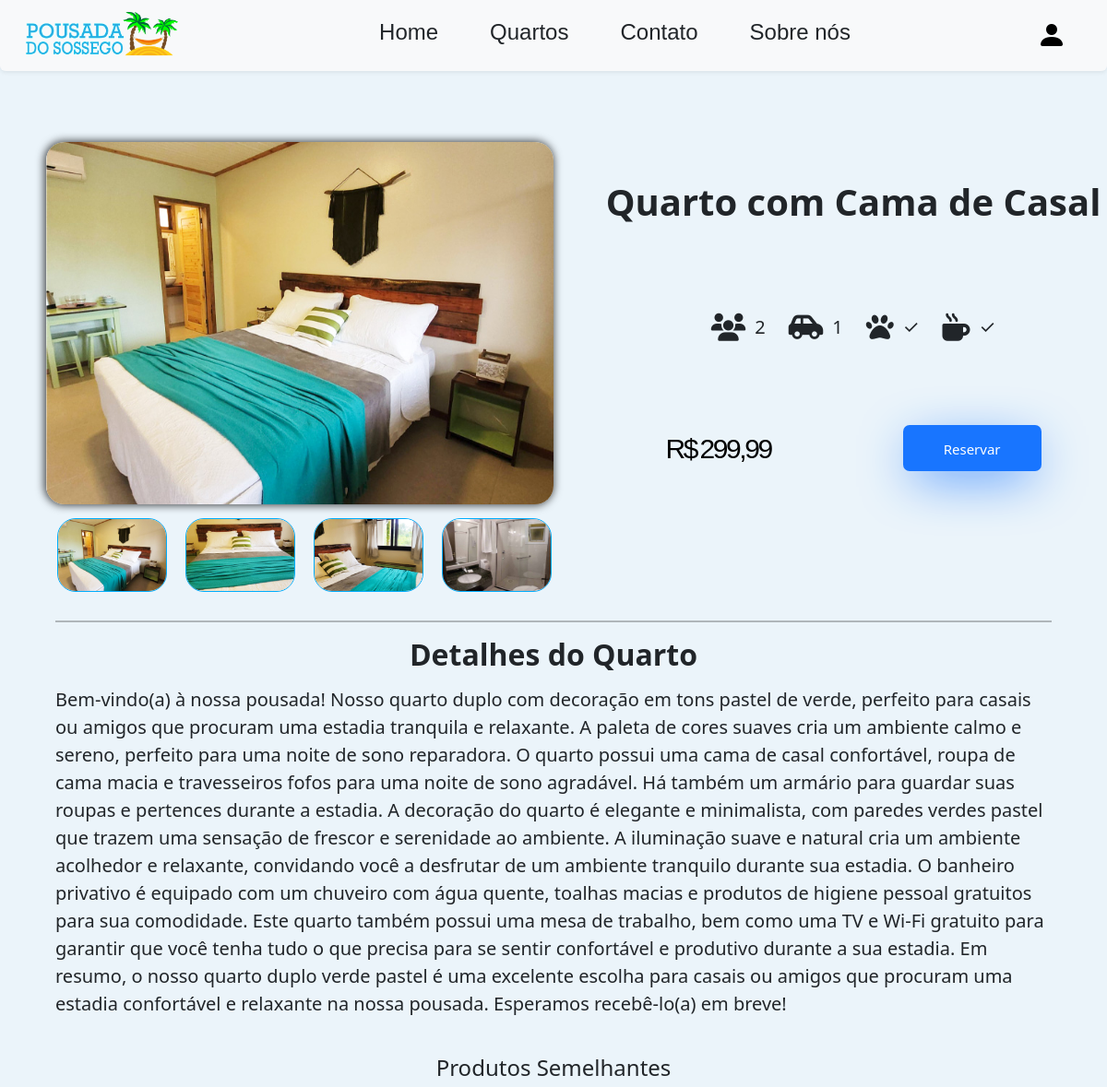
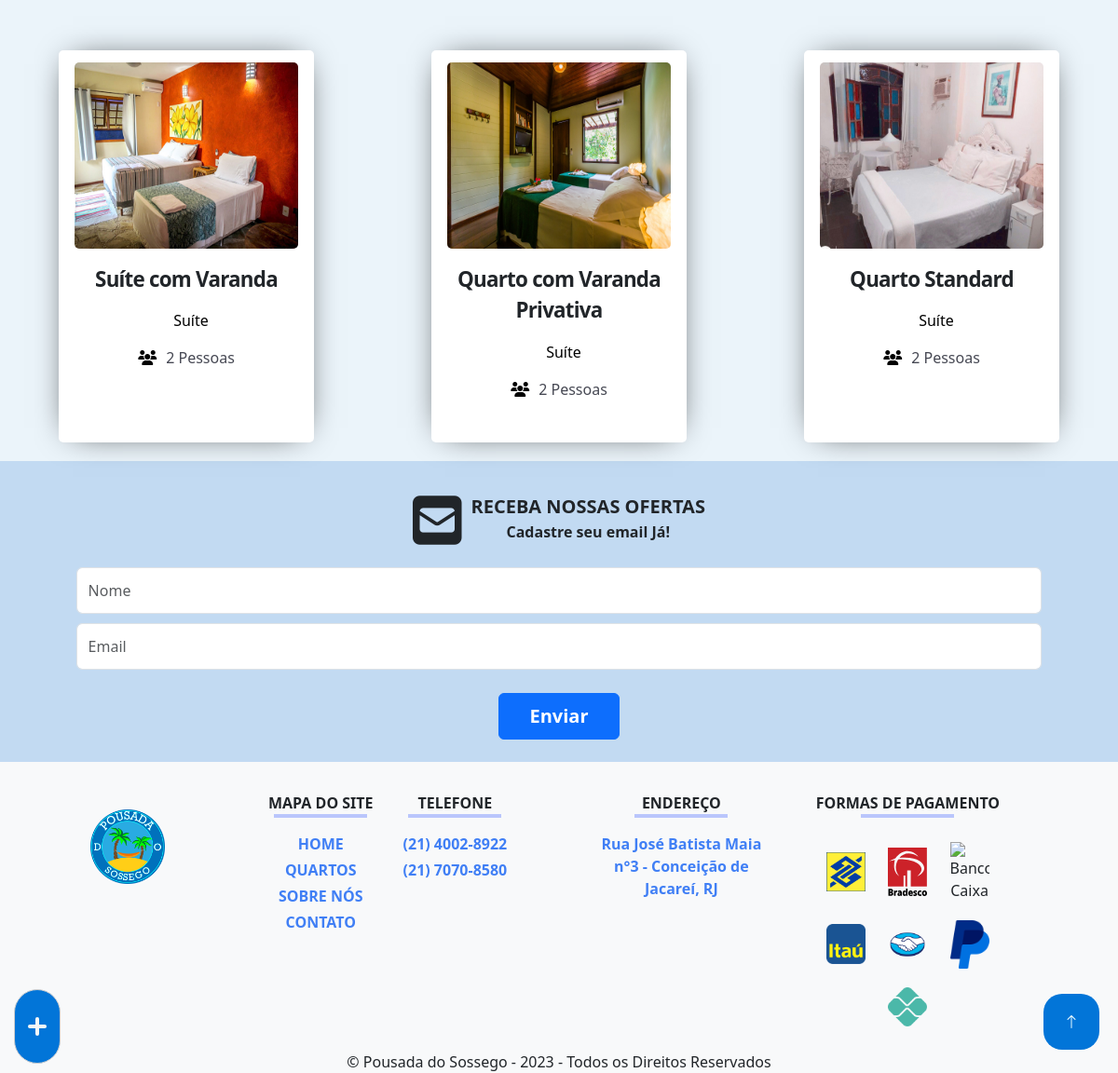
The page /details/index.php?ID=3 on the database its author committed (2 pictures, top to bottom).
### tables this page shows
CREATE TABLE IF NOT EXISTS `imagens` (
  `ID` INT(11) NOT NULL AUTO_INCREMENT,
  `IMAGEM_CAMINHO_1` VARCHAR(100) NOT NULL,
  `IMAGEM_CAMINHO_2` VARCHAR(100) NOT NULL,
  `quartos_ID` INT(11) NOT NULL,
  PRIMARY KEY (`ID`),
  INDEX `fk_imagens_quartos_idx` (`quartos_ID` ASC),
  CONSTRAINT `fk_imagens_quartos`
    FOREIGN KEY (`quartos_ID`)
    REFERENCES `quartos` (`ID`)
    ON DELETE NO ACTION
    ON UPDATE NO ACTION);

CREATE TABLE IF NOT EXISTS `quartos` (
  `ID` INT(11) NOT NULL AUTO_INCREMENT,
  `QUARTO` VARCHAR(45) NOT NULL,
  `DESCRICAO` TEXT NOT NULL,
  `PRECO_DIARIA` DOUBLE(6,2) NOT NULL,
  `QTDE_PESSOAS` INT(11) NOT NULL,
  `DESTAQUE` BIT(1) NOT NULL,
  `ARQUIVAR_EM` DATETIME NULL DEFAULT NULL,
  `status_ID` INT(11) NOT NULL,
  `tipos_ID` INT(11) NOT NULL,
  PRIMARY KEY (`ID`),
  INDEX `fk_quartos_status1_idx` (`status_ID` ASC),
  INDEX `fk_quartos_tipos1_idx` (`tipos_ID` ASC),
  CONSTRAINT `fk_quartos_status1`
    FOREIGN KEY (`status_ID`)
    REFERENCES `status` (`ID`)
    ON DELETE NO ACTION
    ON UPDATE NO ACTION,
  CONSTRAINT `fk_quartos_tipos1`
    FOREIGN KEY (`tipos_ID`)
    REFERENCES `tipos` (`ID`)
    ON DELETE NO ACTION
    ON UPDATE NO ACTION);

CREATE TABLE IF NOT EXISTS `tipos` (
  `ID` INT(11) NOT NULL AUTO_INCREMENT,
  `TIPO` VARCHAR(45) NOT NULL,
  PRIMARY KEY (`ID`));

### details/detalhe.php (the view, shortened to what this page needs)
<?php
include '../date/limitarData.php';
$listaIMG = $connect->query("SELECT * FROM imagens WHERE quartos_ID = $id;");
$linhaIMG = $listaIMG->fetch_assoc();
$listaIMGres = $connect->query("SELECT * FROM imagens WHERE quartos_ID = $id;");
?>
<!DOCTYPE html>
<html lang="pt_BR" id="subir">
<head>
</head>
<body style="background-color: #ebf4fa;" ng-app="meuApp" ng-controller="Controlador">
    <main>
        <div id="geral_del" class="flex-sa" style="margin-top: 130px;">
            <span id="img_principal">
                <img src="<?php echo $linha['IMAGEM_CAMINHO_2'] ?>" class="imagem-grande">
            </span>
            <div class="text-detail">
                <p id="titulo" class="text-center"><?php echo $linha['QUARTO']; ?></p>
                <div class="text-center icones_detalhes" style="font-size: 30px; margin-top: 20px; margin-bottom: 20px;">
                    <div class="icones_detalhes text-center" style="margin-right: 25px;">
                        <i class="fa-solid fa-users"></i>
                        <span class="texto_del"><?php echo $linha['QTDE_PESSOAS']; ?></span>
                    </div>
                    <div class="icones_detalhes text-center" style="margin-right: 25px;">
                        <i class="fa-solid fa-car-side"></i>
                        <span class="texto_del">1</span>
                    </div>
                    <div class="icones_detalhes text-center" style="margin-right: 25px;">
                        <i class="fa-solid fa-paw"></i>
                        <span class="texto_del">✓</span>
                    </div>
                    <div class="icones_detalhes text-center">
                        <i class="fa-solid fa-mug-hot"></i>
                        <span class="texto_del">✓</span>
                    </div>
                </div>
                <span style="display: flex;justify-content: space-around; width: 60%; align-items: center;" class="flex-wrap">
                    <p class="preco"> R$&nbsp;<?php echo str_replace('.', ',', $linha['PRECO_DIARIA']); ?></p>
                    <a class="botao_del" style="max-height: 50px;" data-bs-toggle="modal" href="#exampleModalToggle" role="button" style="vertical-align:middle">
                        <span>
                            Reservar
                        </span>
                    </a>
                </span>
            </div>
        </div>
        <div class="flex">
            <div id="sub-normal" class="sub-imgs">
                <?php do { ?>
                    <img src="<?php echo $linhaIMG['IMAGEM_CAMINHO_2'] ?>" class="imagem-pequena">
                <?php } while ($linhaIMG = $listaIMG->fetch_assoc()); ?>
            </div>
        </div>
        <div class="desc_del">
            <hr class="linha_del">
            <h2 class="text-center" style="font-weight: bold; margin-bottom:15px;">
                Detalhes do Quarto
            </h2>
            <p><?php echo $linha['DESCRICAO']; ?></p>
        </div>
    </main>
</body>
</html>

### details/destaqueDetalhe.php (shortened to what this page needs)
<?php
include '../connection/connect.php';
$id = $_GET['ID'];
$lista = $connect->query("SELECT quartos.ID, quartos.QUARTO, quartos.DESCRICAO, quartos.destaque, quartos.QTDE_PESSOAS, MAX(imagens.IMAGEM_CAMINHO_2) AS IMAGEM_CAMINHO, quartos.tipos_ID, tipos.tipo
FROM quartos
INNER JOIN imagens ON quartos.id = imagens.quartos_ID
INNER JOIN tipos ON quartos.tipos_ID = tipos.id
WHERE qtde_PESSOAS LIKE '%" . $linha['QTDE_PESSOAS'] . "%'
AND quartos.ID != " . $id . "
GROUP BY quartos.ID
LIMIT 3;");
$linha = $lista->fetch_assoc();
?>
<!DOCTYPE html>
<html lang="pt_BR">
<head>
</head>
<body>
    <div id="titulo_semelhante" class="text-center" style="margin: 40px auto;">
        <h4>Produtos Semelhantes</h4>
    </div>
    <div class="d-flex justify-content-around flex-wrap">
    <?php do{?>
        <div class="card_detalhe">
            <div class="icon">
                <div><img src="<?php echo $linha['IMAGEM_CAMINHO']?>" alt="" class="img-destaque" style="width: 240px !important; height: 200px !important;"></div>
            </div>
            <strong><?php echo $linha['QUARTO']?></strong>
            <div class="card__body">
            <p style="margin-left: 10px; color: black;"><?php echo $linha['tipo']?></p>
            <p><i class="fa-solid fa-users" style="color: black; margin-right: 10px"></i><?php echo $linha['QTDE_PESSOAS']?> Pessoas</p>
            </div>
        </div>
        <?php }while($linha = $lista->fetch_assoc())?>
    </div>
</body>
</html>

### css/style.css (style rules this page uses)
:root { --cor-backgroud: #f8f9fa; --cor-branca: #fff; --cor-cinza: #f5f5f5; --cor-cinza-escuro: #a0a0a0; --cor-grafite: #666464; --cor-preto: #000; --cor-azul-escuro: #0077ff; --cor-azul-escuro-opc: #0077ff9c; --cor-azul-ant: #6aadfa; --cor-azul-claro-ant: #a7e2fd; --cor-marrom: #AB8863; --cor-marrom-claro: #A1876B; --cor-marrom-mais-claro: #968672; --cor-marrom-menos-azulado: #818481; --cor-marrom-azulado: #6C8290; --cor-marrom-mais-azulado: #577F9E; --cor-azul-claro: #427DAD; --cor-azul: #2d7abb; --cor-azul-bootstrap: #0275D8; }
.flex { display: flex; }
.flex-sa { display: flex; justify-content: space-around; }
#img_principal { width: 50%; display: flex; justify-content: center; margin: 0 50px; }
.imagem-grande { height: 480px; border-radius: 20px; box-shadow: -1px 0px 10px 1px rgba(0,0,0,0.75); }
.icones_detalhes { display: flex; justify-content: center; align-items: center; width: 50%; }
.icones_detalhes i { margin-right: 10px; }
.icones_detalhes .texto_del { font-size: 20px; }
.text-detail { width: 50%; display: flex; flex-direction: column; justify-content: space-around; align-items: center; }
.text-detail p { font-size: 40px; margin: 0; }
#titulo { margin: 0; font-weight: bold; font-size: 40pt; }
.botao_del { display: inline-block; border-radius: 7px; border: none; background: #1875FF; color: white; font-family: inherit; text-align: center; font-size: 15px; box-shadow: 0px 14px 56px -11px #1875FF; width: 10em; padding: 1em; transition: all 0.4s; cursor: pointer; }
.botao_del span { cursor: pointer; display: inline-block; position: relative; transition: 0.4s; }
.botao_del span:after { content: 'agora!'; position: absolute; opacity: 0; top: 0; transition: 0.7s; }
.preco { font-family: "Arial Black", Gadget, sans-serif; font-size: 30px; letter-spacing: -2.4px; word-spacing: -2.4px; color: #000000; font-weight: 400; text-decoration: none solid rgb(68, 68, 68); font-style: normal; font-variant: normal; text-transform: none; }
.linha_del { border: 1px solid black; box-shadow: inset 0 12px 12px -12px rgba(0, 0, 0, 0.5); }
.desc_del { width: 90%; margin: 0 auto; }
.desc_del p { font-size: 20px; }
.sub-imgs { display: flex; justify-content: center; width: 50%; }
.imagem-pequena { width: 120px; height: 100px; cursor: pointer; margin: 15px 10px; border: 1px solid rgb(0, 173, 253); border-radius: 20px; transition: transform 0.3s ease-in-out; }
.img-destaque { width: 330px !important; height: 230px !important; border-radius: 5px; }
#titulo_semelhante { width: 90%; margin: 0 auto; }
.card_detalhe { --bg: #ffffff; --hover-bg: #75a0c8; --hover-text: #fdfcfd; max-width: 30ch; text-align: center; background: var(--bg); padding: 1.5em; padding-block: 0.8em; border-radius: 5px; position: relative; overflow: hidden; transition: .3s cubic-bezier(.6,.4,0,1),transform .15s ease; display: flex; flex-direction: column; align-items: center; gap: 1em; margin: 20px 15px; box-shadow: 0px 0px 35px -15px rgb(5, 0, 5); }
.card__body { color: #464853; line-height: 1.5em; font-size: 1em; }
.card_detalhe > :not(span) { transition: .3s cubic-bezier(.6,.4,0,1); }
.card_detalhe > strong { display: block; font-size: 1.4rem; letter-spacing: -.035em; }
@media screen and (max-width: 1605px) { #titulo { font-size: 40px; } }
@media screen and (max-width: 1605px) { .preco { font-size: 30px !important; } }
@media screen and (max-width: 1400px) { .text-detail span { width: 100% !important; } }
@media screen and (max-width: 1200px) { .imagem-pequena { width: 18%; height: 80px; } }
@media screen and (max-width: 1200px) { .sub-imgs { width: 55%; } }
@media screen and (max-width: 1200px) { .imagem-grande { width: 100% !important; height: 100%; } }

### rows shown on the page
imagens: IMAGEM_CAMINHO_2 (picture)
quartos: QUARTO "Quarto com Cama de Casal", QTDE_PESSOAS "2", PRECO_DIARIA "299,99", DESCRICAO "Bem-vindo(a) à nossa pousada! Nosso quarto duplo com decoração em tons pastel de verde, perfeito para casais ou amigos que procuram uma estadia tranquila e relaxante. A paleta de cores suaves cria um ambiente calmo e sereno, perfeito para uma noite de sono reparadora. O quarto possui uma cama de casal confortável, roupa de cama macia e travesseiros fofos para uma noite de sono agradável. Há também um armário para guardar suas roupas e pertences durante a estadia. A decoração do quarto é elegante e minimalista, com paredes verdes pastel que trazem uma sensação de frescor e serenidade ao ambiente. A iluminação suave e natural cria um ambiente acolhedor e relaxante, convidando você a desfrutar…"
imagens: IMAGEM_CAMINHO_2 (picture)
imagens: IMAGEM_CAMINHO_2 (picture)
imagens: IMAGEM_CAMINHO_2 (picture)
quartos: shows a picture, QUARTO "Suíte com Varanda", tipos_ID.TIPO "Suíte", QTDE_PESSOAS "2"
quartos: shows a picture, QUARTO "Quarto com Varanda Privativa", tipos_ID.TIPO "Suíte", QTDE_PESSOAS "2"
quartos: shows a picture, QUARTO "Quarto Standard", tipos_ID.TIPO "Suíte", QTDE_PESSOAS "2"
